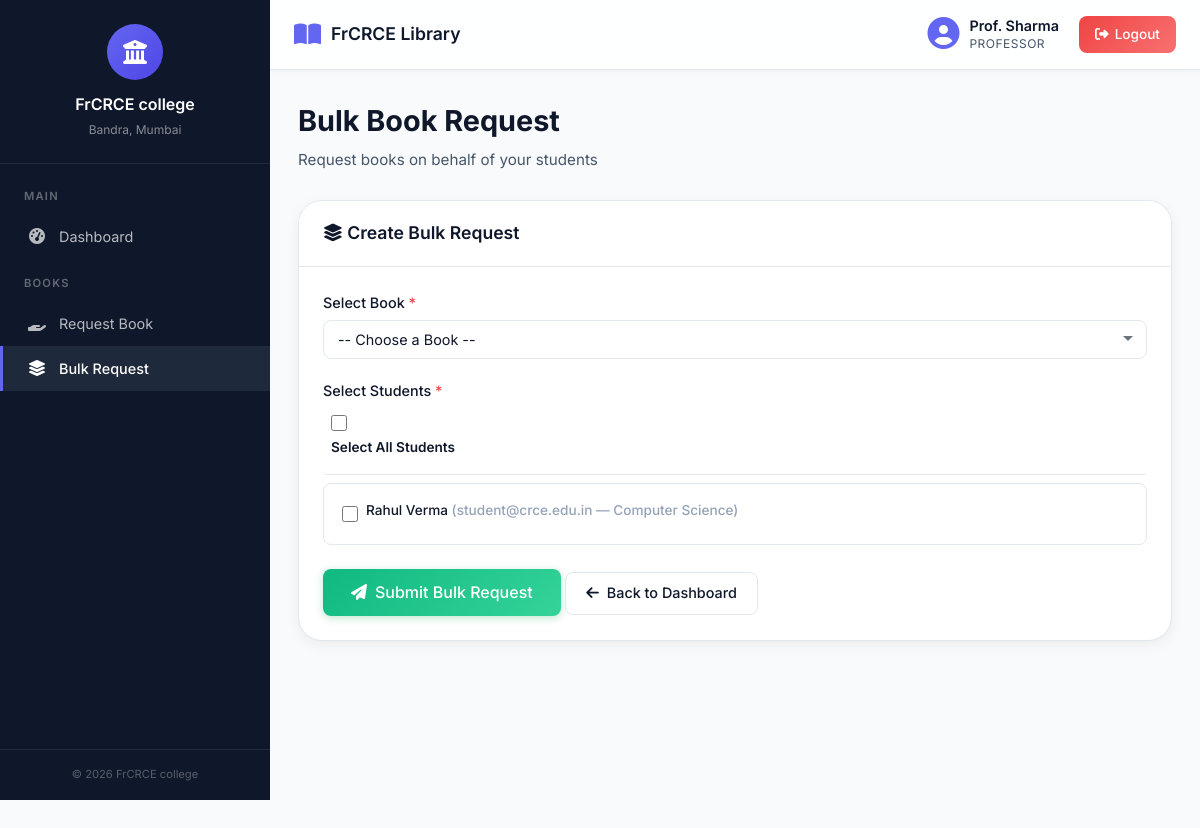
Screenshot of /professor/bulk_request.php (signed in) with the database file from the repository.
### tables this page shows
CREATE TABLE IF NOT EXISTS users (
    id INT AUTO_INCREMENT PRIMARY KEY,
    name VARCHAR(100) NOT NULL,
    email VARCHAR(150) NOT NULL UNIQUE,
    password VARCHAR(255) NOT NULL,
    role ENUM('admin', 'professor', 'student') NOT NULL DEFAULT 'student',
    department VARCHAR(100) DEFAULT NULL,
    status ENUM('active', 'inactive') NOT NULL DEFAULT 'active',
    created_at TIMESTAMP DEFAULT CURRENT_TIMESTAMP
);

### professor/bulk_request.php (the view, shortened to what this page needs)
<?php
require_once '../config/database.php';
$students = mysqli_query($conn, "SELECT id, name, email, department FROM users WHERE role = 'student' AND status = 'active' ORDER BY name ASC");
include '../includes/header.php';
include '../includes/sidebar.php';
?>
<div class="page-header">
    <h1>Bulk Book Request</h1>
    <p>Request books on behalf of your students</p>
</div>
<div class="card">
    <div class="card-header">
        <h2><i class="fas fa-layer-group"></i> Create Bulk Request</h2>
    </div>
    <div class="card-body">
        <form method="POST" action="" id="bulkRequestForm">
            <div class="form-group">
                <label for="book_id">Select Book <span class="required">*</span></label>
                <select class="form-control" id="book_id" name="book_id" required>
                    <option value="">-- Choose a Book --</option>
                </select>
            </div>
            <div class="form-group">
                <label>Select Students <span class="required">*</span></label>
                <div class="mb-1">
                    <label class="checkbox-item" style="border-bottom: 1px solid var(--border-color); padding-bottom: 10px;">
                        <input type="checkbox" id="selectAll">
                        <label for="selectAll" style="font-weight: 600;">Select All Students</label>
                    </label>
                </div>
                <div class="checkbox-group">
                    <?php if (mysqli_num_rows($students) > 0): ?>
                        <?php while ($stu = mysqli_fetch_assoc($students)): ?>
                            <div class="checkbox-item">
                                <input type="checkbox" class="student-checkbox" name="students[]"
                                       value="<?php echo $stu['id']; ?>"
                                       id="student_<?php echo $stu['id']; ?>">
                                <label for="student_<?php echo $stu['id']; ?>">
                                    <?php echo htmlspecialchars($stu['name']); ?>
                                    <span class="text-muted">(<?php echo htmlspecialchars($stu['email']); ?> — <?php echo htmlspecialchars($stu['department'] ?? 'N/A'); ?>)</span>
                                </label>
                            </div>
                        <?php endwhile; ?>
                    <?php else: ?>
                        <p class="text-muted">No active students found.</p>
                    <?php endif; ?>
                </div>
            </div>
            <div class="mt-3">
                <button type="submit" class="btn btn-success btn-lg" id="bulkSubmitBtn">
                    <i class="fas fa-paper-plane"></i> Submit Bulk Request
                </button>
                <a href="dashboard.php" class="btn btn-outline">
                    <i class="fas fa-arrow-left"></i> Back to Dashboard
                </a>
            </div>
        </form>
    </div>
</div>
<?php include '../includes/footer.php'; ?>

### assets/css/style.css (style rules this page uses)
:root { --primary: #0f172a; --primary-light: #1e293b; --primary-dark: #020617; --accent: #6366f1; --accent-light: #818cf8; --accent-dark: #4f46e5; --success: #10b981; --success-light: #34d399; --warning: #f59e0b; --warning-light: #fbbf24; --danger: #ef4444; --danger-light: #f87171; --info: #0ea5e9; --bg-body: #f8fafc; --bg-card: #ffffff; --bg-sidebar: #0f172a; --bg-sidebar-hover: #1e293b; --bg-topbar: rgba(255, 255, 255, 0.85); --text-primary: #0f172a; --text-secondary: #475569; --text-muted: #94a3b8; --text-white: #ffffff; --border-color: #e2e8f0; --shadow-sm: 0 2px 4px rgba(0,0,0,0.04); --shadow-md: 0 4px 14px rgba(0,0,0,0.06); --shadow-lg: 0 12px 32px rgba(99, 102, 241, 0.08); --sidebar-width: 270px; --topbar-height: 70px; --radius-sm: 8px; --radius-md: 16px; --radius-lg: 24px; --transition: all 0.4s cubic-bezier(0.16, 1, 0.3, 1); }
*, *::before, *::after { margin: 0; padding: 0; box-sizing: border-box; }
html { scroll-behavior: smooth; }
body { font-family: 'Inter', -apple-system, BlinkMacSystemFont, 'Segoe UI', sans-serif; background: var(--bg-body); color: var(--text-primary); line-height: 1.6; min-height: 100vh; overflow-x: hidden; }
a { text-decoration: none; color: inherit; }
.page-header { margin-bottom: 28px; }
.page-header h1 { font-size: 1.8rem; font-weight: 700; color: var(--text-primary); margin-bottom: 4px; }
.page-header p { color: var(--text-secondary); font-size: 0.95rem; }
.card { background: var(--bg-card); border-radius: var(--radius-lg); box-shadow: var(--shadow-md); border: 1px solid var(--border-color); margin-bottom: 24px; overflow: hidden; transition: var(--transition); }
.card-header { padding: 18px 24px; border-bottom: 1px solid var(--border-color); display: flex; align-items: center; justify-content: space-between; background: var(--bg-card); }
.card-header h2 { font-size: 1.1rem; font-weight: 600; color: var(--text-primary); }
.card-body { padding: 24px; }
.form-group { margin-bottom: 20px; }
.form-group label { display: block; font-weight: 500; font-size: 0.9rem; color: var(--text-primary); margin-bottom: 6px; }
.form-group label .required { color: var(--danger); }
.form-control { width: 100%; padding: 10px 14px; border: 1.5px solid var(--border-color); border-radius: var(--radius-sm); font-family: inherit; font-size: 0.9rem; color: var(--text-primary); background: var(--bg-card); transition: var(--transition); outline: none; }
.form-control::placeholder { color: var(--text-muted); }
select.form-control { cursor: pointer; appearance: none; background-repeat: no-repeat; background-position: right 12px center; padding-right: 32px; }
.btn { display: inline-flex; align-items: center; justify-content: center; gap: 8px; padding: 10px 20px; border: none; border-radius: var(--radius-sm); font-family: inherit; font-size: 0.9rem; font-weight: 500; cursor: pointer; transition: var(--transition); line-height: 1.4; white-space: nowrap; }
.btn-success { background: linear-gradient(135deg, var(--success), var(--success-light)); color: var(--text-white); box-shadow: 0 2px 8px rgba(39, 174, 96, 0.3); }
.btn-outline { background: transparent; border: 1.5px solid var(--border-color); color: var(--text-primary); }
.btn-lg { padding: 12px 28px; font-size: 1rem; }
.checkbox-group { max-height: 200px; overflow-y: auto; border: 1px solid var(--border-color); border-radius: var(--radius-sm); padding: 10px; }
.checkbox-item { display: flex; align-items: center; gap: 8px; padding: 6px 8px; border-radius: 4px; transition: var(--transition); }
.checkbox-item input[type="checkbox"] { width: 16px; height: 16px; accent-color: var(--accent); }
.checkbox-item label { font-size: 0.85rem; cursor: pointer; flex: 1; }
.text-muted { color: var(--text-muted); }
.mt-3 { margin-top: 24px; }
.mb-1 { margin-bottom: 8px; }

### rows the page displays
users: name "Rahul Verma", email "student@crce.edu.in", department "Computer Science"

### other values shown
$_SESSION['name'] "Prof. Sharma"
$_SESSION['role'] "PROFESSOR"
